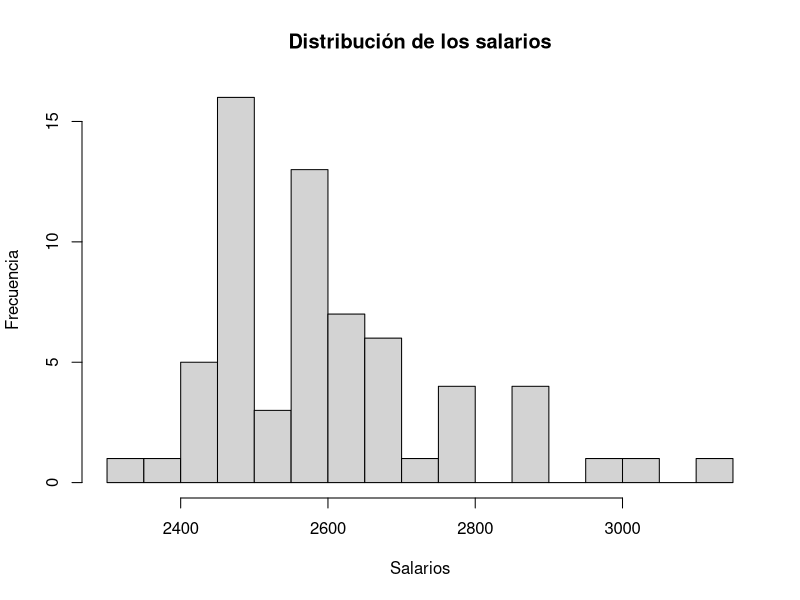
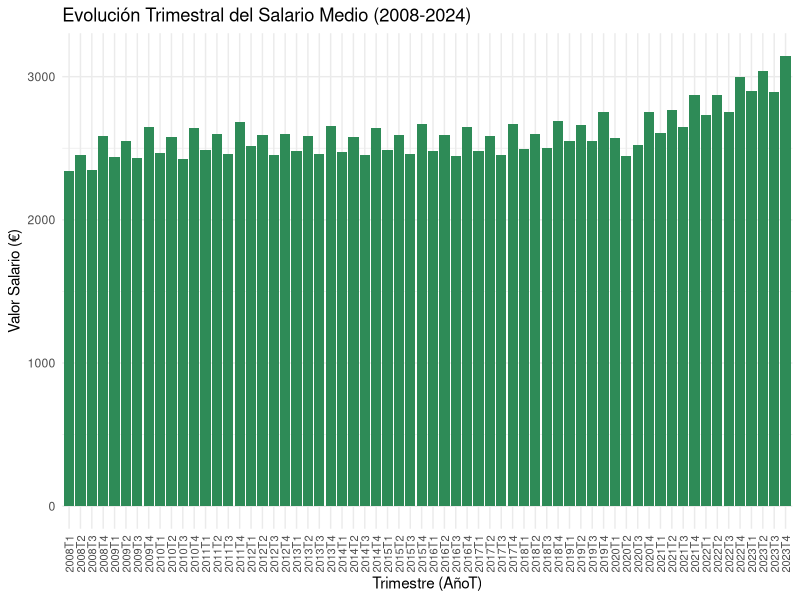
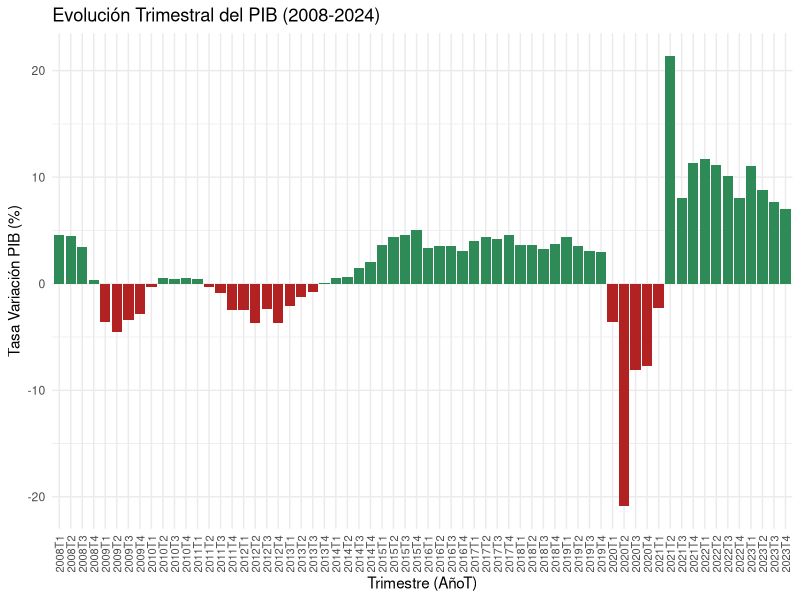
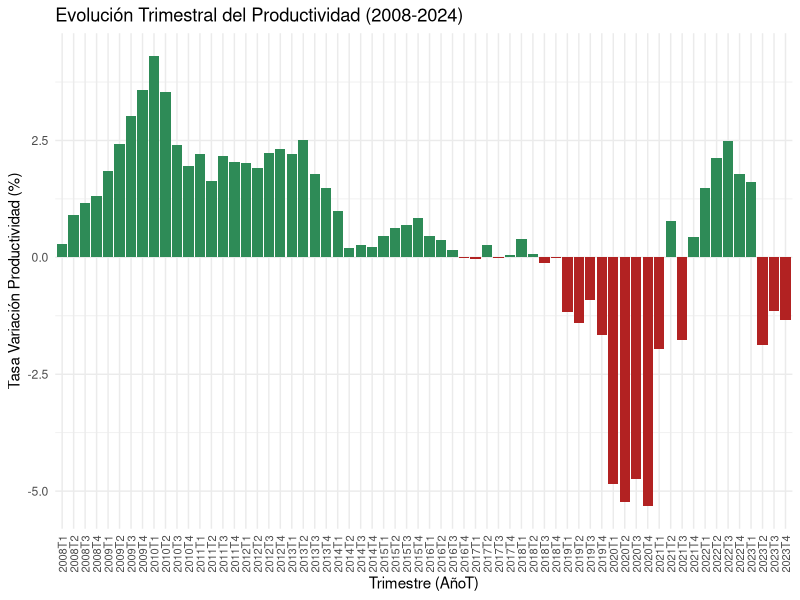
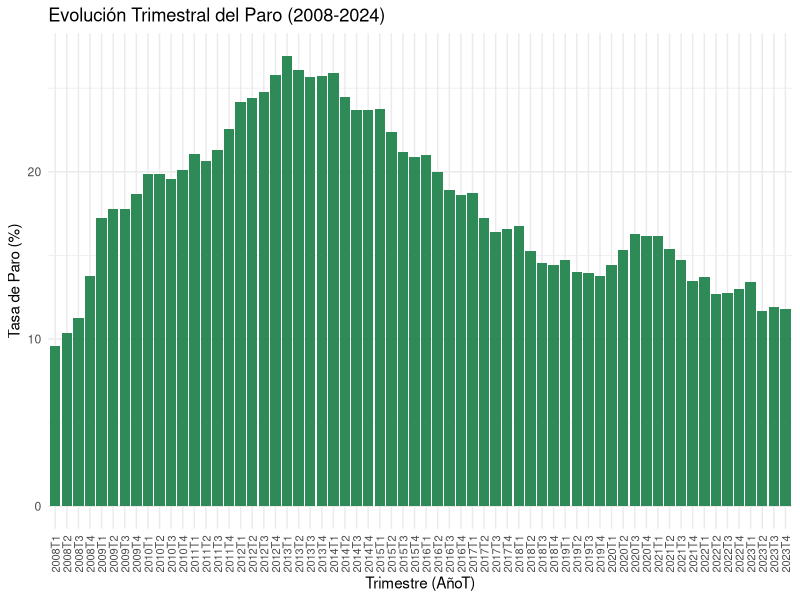
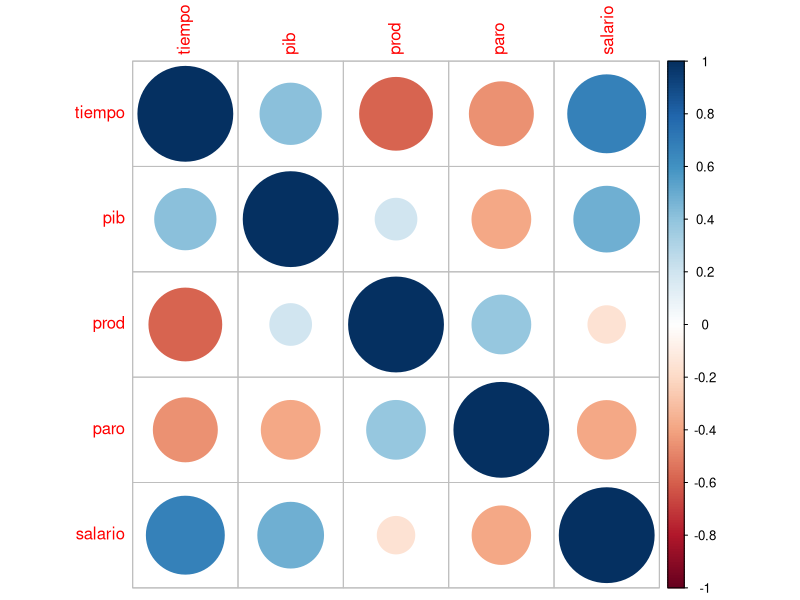
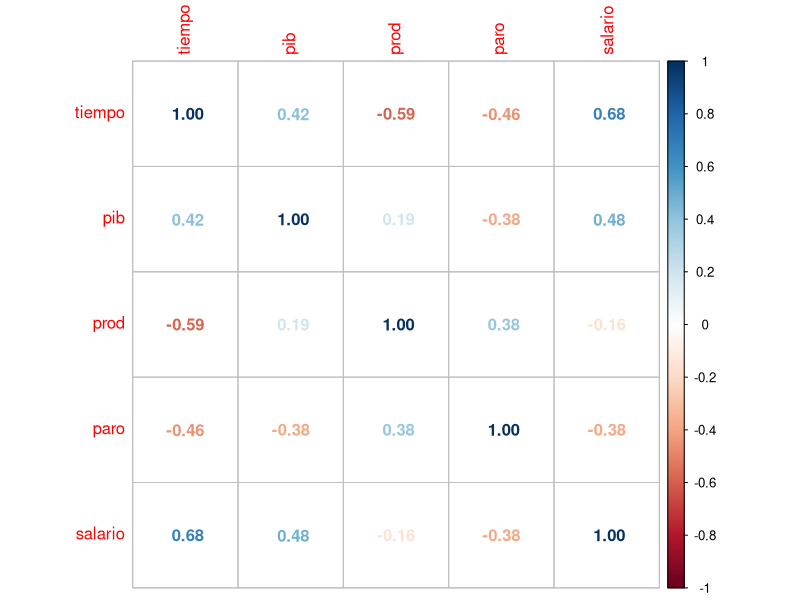
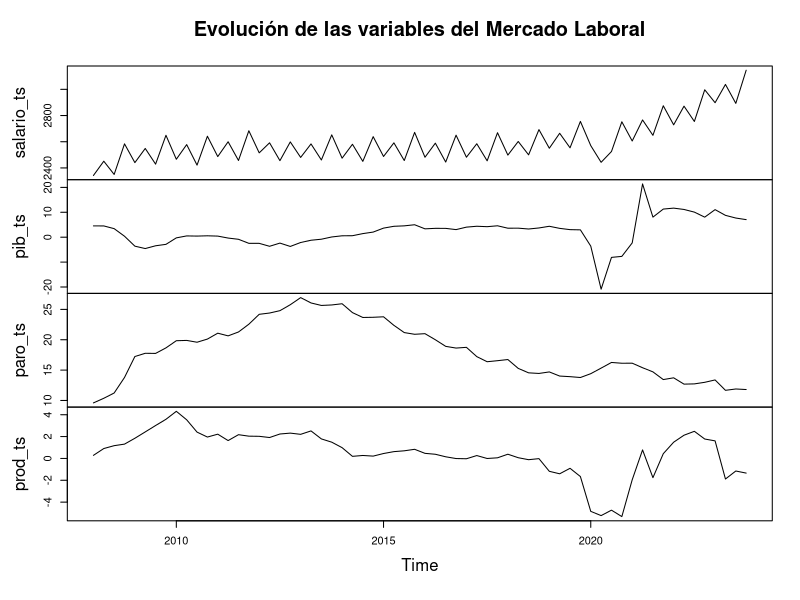

Write the R code that produced these figures, in order.
## ---- chunk 1
knitr::opts_chunk$set(echo = TRUE)
## ---- chunk 2
library(ggplot2)
library(corrplot)
library(readr)
## ---- chunk 3
datos <- read_csv("base.csv")
## ---- chunk 4
str(datos)
## ---- chunk 5
summary(datos)
## ---- chunk 6
dim(datos)
## ---- chunk 7
which(is.na(datos))
## ---- chunk 8
summary(datos$salario)
## ---- chunk 9
dd<-density(datos$salario)
moda_dd<-dd$x[which(dd$y==max(dd$y))]
moda_dd
## ---- chunk 10
hist(datos$salario, breaks = 15,
     main = "Distribución de los salarios",
     xlab = "Salarios", ylab = "Frecuencia")
## ---- chunk 11
ggplot(datos, aes(x = factor(fecha), y = salario, fill = salario > 0)) +
  geom_col() +
  scale_fill_manual(values = c("seagreen"), guide = "none") +
  labs(
    title = "Evolución Trimestral del Salario Medio (2008-2024)",
    x = "Trimestre (AñoT)",
    y = "Valor Salario (€)"
  ) +
  theme_minimal() +
  theme(axis.text.x = element_text(angle = 90, vjust = 0.5, size = 8))
## ---- chunk 12
datos[which(datos$salario == min(datos$salario)),]
## ---- chunk 13
ggplot(datos, aes(x = factor(fecha), y = pib, fill = pib > 0)) +
  geom_col() +
  scale_fill_manual(values = c("firebrick", "seagreen"), guide = "none") +
  labs(
    title = "Evolución Trimestral del PIB (2008-2024)",
    x = "Trimestre (AñoT)",
    y = "Tasa Variación PIB (%)"
  ) +
  theme_minimal() +
  theme(axis.text.x = element_text(angle = 90, vjust = 0.5, size = 8))
## ---- chunk 14
ggplot(datos, aes(x = factor(fecha), y = prod, fill = prod > 0)) +
  geom_col() +
  scale_fill_manual(values = c("firebrick", "seagreen"), guide = "none") +
  labs(
    title = "Evolución Trimestral del Productividad (2008-2024)",
    x = "Trimestre (AñoT)",
    y = "Tasa Variación Productividad (%)"
  ) +
  theme_minimal() +
  theme(axis.text.x = element_text(angle = 90, vjust = 0.5, size = 8))
## ---- chunk 15
ggplot(datos, aes(x = factor(fecha), y = paro, fill = paro > 0)) +
  geom_col() +
  scale_fill_manual(values = c("seagreen"), guide = "none") +
  labs(
    title = "Evolución Trimestral del Paro (2008-2024)",
    x = "Trimestre (AñoT)",
    y = "Tasa de Paro (%)"
  ) +
  theme_minimal() +
  theme(axis.text.x = element_text(angle = 90, vjust = 0.5, size = 8))
## ---- chunk 16
mcor <- cor(datos[, -1])
corrplot(mcor)
## ---- chunk 17
corrplot(mcor,method = "number")
## ---- chunk 18
salario_ts <- ts(datos$salario, start = c(2008, 1), frequency = 4)
pib_ts     <- ts(datos$pib,     start = c(2008, 1), frequency = 4)
paro_ts    <- ts(datos$paro,    start = c(2008, 1), frequency = 4)
prod_ts    <- ts(datos$prod,    start = c(2008, 1), frequency = 4)
## ---- chunk 19
plot.ts(cbind(salario_ts, pib_ts, paro_ts, prod_ts), 
        main="Evolución de las variables del Mercado Laboral")
## ---- chunk 20
ggplot(datos, aes(x=prod, y=salario)) + geom_point() + geom_smooth(method="lm") +
  labs(title="Relación Salario vs Productividad")
## ---- chunk 21
# Estandarizamos para comparar movimientos relativos
plot(scale(salario_ts), type = "l", col = "blue", lwd = 2, 
     main = "Comparativa de Ciclos Económicos (Series Estandarizadas)",
     ylab = "Desviaciones típicas", xlab = "Año")
lines(scale(pib_ts), col = "darkgreen", lwd = 2)
lines(scale(paro_ts), col = "red", lwd = 2)
lines(scale(prod_ts), col = "orange", lwd = 2)

# Añadimos una leyenda para que se entienda el gráfico
legend("topleft", 
       legend = c("Salario", "PIB", "Paro", "Productividad"), 
       col = c("blue", "darkgreen", "red", "orange"), 
       lty = 1, lwd = 2, bty = "n", cex = 0.8)
